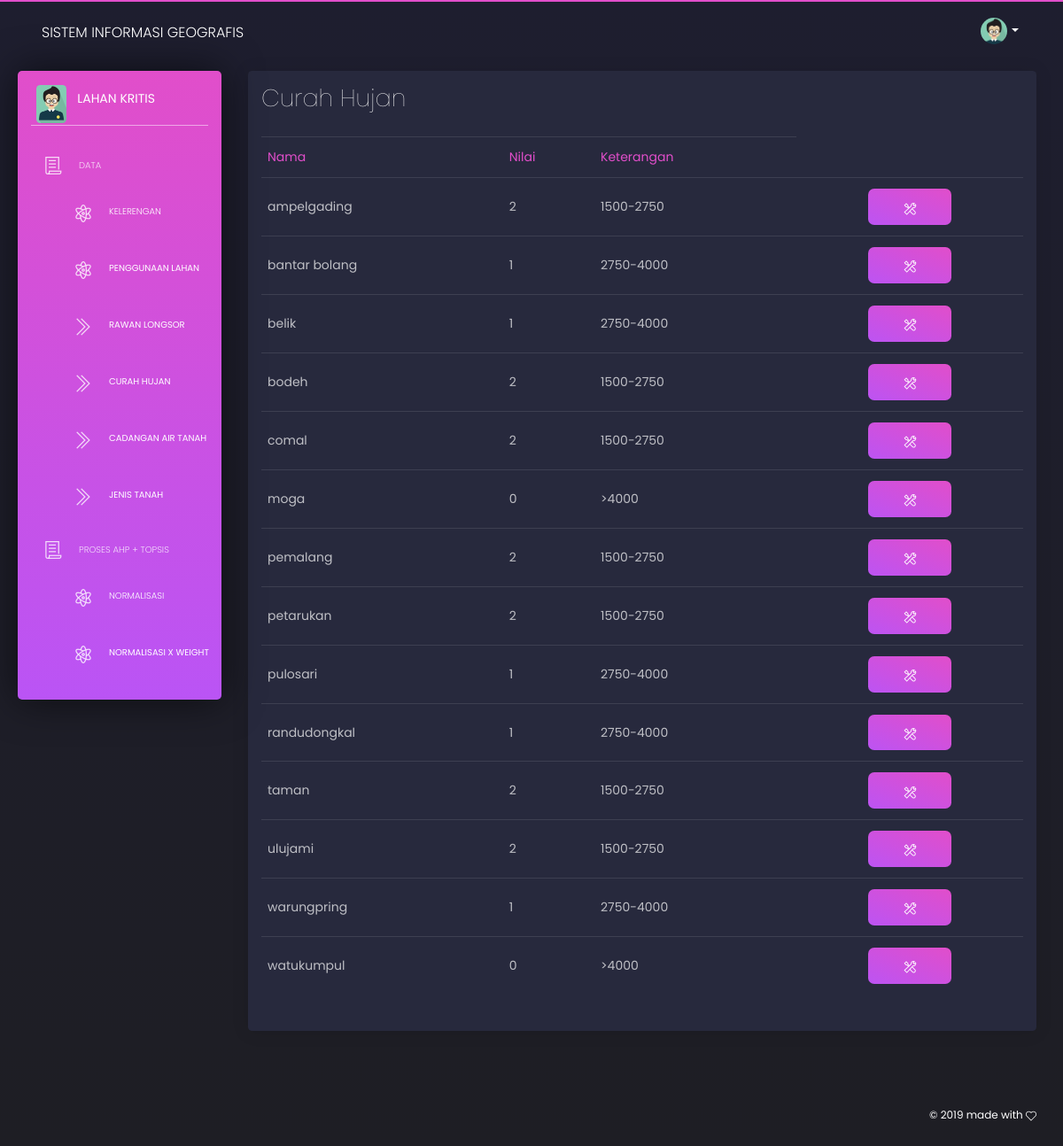
The app's page /coba2/index.php/hujan with its own data.
### tables this page shows
CREATE TABLE `isi` (
  `nama` varchar(25) NOT NULL,
  `k` int(11) NOT NULL,
  `pl` int(11) NOT NULL,
  `rbl` int(11) NOT NULL,
  `ch` int(11) NOT NULL,
  `cat` int(11) NOT NULL,
  `jt` int(11) NOT NULL
);

### coba2/application/controllers/Hujan.php (called while the page is built, shortened)
<?php
class hujan extends CI_Controller {
	public function index(){
			$this->load->model("model_awal");
			$data['list_kec'] = $this->model_awal->load_kec();
			$this->load->view("sidebar");
			$this->load->view("nav");
			$this->load->view("ch",$data);
			$this->load->view("foot");
		}
}
?>

### coba2/index.php (called while the page is built, shortened)
<?php
require_once BASEPATH.'core/CodeIgniter.php';

### coba2/application/models/model_awal.php (called while the page is built, shortened)
<?php
Class Model_awal extends CI_Model{
	public function load_kec(){
		$sql = $this->db->query("SELECT * FROM isi");
		return $sql->result_array();
	}
}
?>

### coba2/application/views/ch.php (the view, shortened to what this page needs)
<div class="content">
  <div class="row">
    <div class="col-12">
      <div class="card ">
        <div class="card-header">
          <h2 class="card-title"> Curah Hujan</h2>
        </div>
        <div class="card-body">
          <div class="table-responsive">
            <table class="table tablesorter " id="">
              <thead class=" text-primary">
                <tr>
                <td>Nama</td>
                <td>Nilai</td>
                <td>Keterangan</td>
                </tr>
              </thead>
            <tbody>
                <?php
            foreach ($list_kec as $row) {
            ?>
            <tr>
              <td><?php echo $row['nama']; ?></td>
              <td><?php echo $row['ch']; ?></td>
              <td><?php if($row['ch']=='0'){echo ">4000";} elseif ($row['ch']=='1'){echo "2750-4000";} elseif ($row['ch']=='2'){echo "1500-2750";}  {
              } ?> </td>
              <td class="text-center">
                <button type="button" class="btn btn-primary btn-xs" data-toggle="modal" data-target="#edit<?php echo $row['nama']; ?>"><i class="tim-icons icon-settings"></i></button>
              </td>
              <?php } ?>
            </tr>
          </tbody>
            </table>
          </div>
        </div>
      </div>
    </div>
  </div>
</div>

### records on screen
isi: nama "ampelgading", ch "2", shows "1500-2750"
isi: nama "bantar bolang", ch "1", shows "2750-4000"
isi: nama "belik", ch "1", shows "2750-4000"
isi: nama "bodeh", ch "2", shows "1500-2750"
isi: nama "comal", ch "2", shows "1500-2750"
isi: nama "moga", ch "0", shows ">4000"
isi: nama "pemalang", ch "2", shows "1500-2750"
isi: nama "petarukan", ch "2", shows "1500-2750"
isi: nama "pulosari", ch "1", shows "2750-4000"
isi: nama "randudongkal", ch "1", shows "2750-4000"
isi: nama "taman", ch "2", shows "1500-2750"
isi: nama "ulujami", ch "2", shows "1500-2750"
isi: nama "warungpring", ch "1", shows "2750-4000"
isi: nama "watukumpul", ch "0", shows ">4000"
